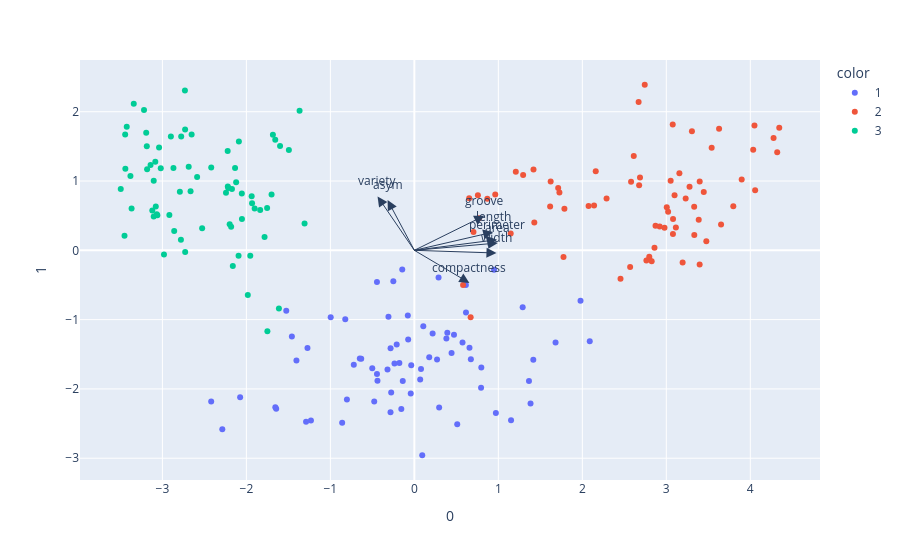

Notebook source saved alongside this figure:
### Code cell
loadings = pca.components_.T * np.sqrt(pca.explained_variance_)

features = data_cols

fig = px.scatter(components, x=0, y=1, color = data['variety'].astype(str)) # try different values of x and y (1 to 10)

for i, feature in enumerate(features):
    fig.add_annotation(
        ax=0, ay=0,
        axref="x", ayref="y",
        x=loadings[i, 0],
        y=loadings[i, 1],
        showarrow=True,
        arrowsize=2,
        arrowhead=2,
        xanchor="right",
        yanchor="top"
    )
    fig.add_annotation(
        x=loadings[i, 0],
        y=loadings[i, 1],
        ax=0, ay=0,
        xanchor="center",
        yanchor="bottom",
        text=feature,
        yshift=5,
    )
fig.show()

### Figure 1 — Plotly figure (JSON) as saved in the notebook; plotly's stock layout.template omitted (floating-point values rounded to 4 significant figures)
{"data": [{"hovertemplate": "color=1<br>0=%{x}<br>1=%{y}<extra></extra>", "legendgroup": "1", "marker": {"color": "#636efa", "symbol": "circle"}, "mode": "markers", "name": "1", "orientation": "v", "showlegend": true, "type": "scatter", "x": [0.5735, 0.2952, -0.1553, -0.2837, 1.383, -0.04319, 0.1063, -0.138, 1.979, 1.681, 0.2884, -0.2759, -0.6493, -0.6327, -0.7212, -0.2366, -0.501, 0.9705, 0.09385, -1.459, -0.3083, -0.2104, 1.151, -1.655, 0.2702, 1.365, -1.273, -1.404, -0.1786, -0.8226, -0.8031, 0.6147, -0.2503, -0.3199, 0.6564, 1.416, 1.29, 2.088, 0.3925, -0.4454, -0.4451, -0.4391, -0.8596, 0.9488, 0.6728, -0.4777, 0.7943, 0.4432, 0.1771, 0.3814, -0.07769, 0.6135, -0.144, -0.07361, 0.2175, 0.4718, -0.03719, 0.5105, 0.7971, -2.074, -2.419, -2.287, -1.645, -0.9961, -1.231, -1.289, 0.06939, -0.283, 0.07924, -1.525], "xaxis": "x", "y": [-1.33, -2.267, -2.291, -2.339, -2.21, -2.067, -1.095, -1.884, -0.7275, -1.329, -0.3909, -2.053, -1.561, -1.565, -1.652, -1.634, -1.703, -2.346, -2.957, -1.244, -0.96, -1.359, -2.452, -2.266, -1.576, -1.884, -1.41, -1.59, -1.627, -0.9957, -2.154, -0.8956, -0.4449, -1.72, -1.405, -1.58, -0.8227, -1.314, -1.191, -0.457, -1.786, -1.884, -2.488, -0.2816, -1.573, -2.181, -1.984, -1.482, -1.542, -1.271, -0.9424, -0.5005, -0.2765, -1.287, -1.199, -1.219, -1.659, -2.511, -1.692, -2.121, -2.181, -2.582, -2.285, -0.9649, -2.456, -2.472, -1.864, -1.412, -1.713, -0.8727], "yaxis": "y"}, {"hovertemplate": "color=2<br>0=%{x}<br>1=%{y}<extra></extra>", "legendgroup": "2", "marker": {"color": "#EF553B", "symbol": "circle"}, "mode": "markers", "name": "2", "orientation": "v", "showlegend": true, "type": "scatter", "x": [2.16, 1.419, 1.727, 3.477, 1.617, 1.208, 1.623, 4.05, 3.076, 1.776, 1.295, 2.677, 3.54, 3.652, 3.446, 2.872, 3.194, 3.305, 4.345, 4.32, 4.058, 3.114, 3.021, 2.687, 2.743, 1.712, 3.397, 3.277, 2.581, 2.978, 1.147, 2.455, 3.231, 3.156, 3.098, 2.859, 3.333, 2.074, 4.035, 2.798, 2.763, 3.052, 3.397, 2.67, 4.277, 3.386, 2.921, 3.332, 3.08, 3.898, 3.628, 2.289, 0.7567, 2.797, 0.6701, 3.006, 2.612, 2.569, 3.798, 1.787, 2.826, 3.079, 0.653, 0.9633, 0.869, 0.5802, 2.14, 0.7699, 0.704, 1.428], "xaxis": "x", "y": [1.141, 1.165, 0.8333, 0.1313, 0.6332, 1.134, 0.9929, 1.802, 1.817, -0.09751, 1.087, 0.94, 1.481, 0.3743, 0.8413, 0.3547, -0.1763, 1.72, 1.769, 1.414, 0.8666, 0.3309, 0.5565, 1.051, 2.389, 0.8992, 0.9914, 0.9191, 0.9894, 0.3273, 0.2422, -0.4116, 0.7472, 1.112, 0.7963, 0.03696, 0.2228, 0.6396, 1.45, -0.1263, -0.1458, 1.002, -0.205, 2.142, 1.622, 0.4401, 0.3451, 0.6289, 0.4523, 1.022, 1.756, 0.749, 0.7942, -0.09203, -0.9658, 0.6205, 1.36, -0.2394, 0.6364, 0.5994, -0.1594, 0.2362, 0.7508, 0.8054, 0.7454, -0.5018, 0.6478, 0.4616, 0.266, 0.4005], "yaxis": "y"}, {"hovertemplate": "color=3<br>0=%{x}<br>1=%{y}<extra></extra>", "legendgroup": "3", "marker": {"color": "#00cc96", "symbol": "circle"}, "mode": "markers", "name": "3", "orientation": "v", "showlegend": true, "type": "scatter", "x": [-1.599, -1.367, -1.494, -2.122, -2.687, -3.219, -2.78, -2.053, -1.753, -3.425, -2.419, -2.732, -2.223, -3.12, -2.792, -3.193, -2.729, -2.73, -2.776, -2.899, -1.7, -2.215, -2.587, -1.937, -3.182, -1.983, -2.135, -2.055, -3.103, -3.06, -3.341, -3.04, -3.079, -3.085, -3.443, -3.103, -3.141, -3.496, -3.019, -1.954, -3.068, -1.932, -2.243, -2.665, -1.684, -2.868, -2.652, -3.367, -3.186, -3.451, -3.381, -2.86, -2.093, -3.441, -2.181, -1.784, -1.902, -1.307, -1.836, -1.613, -2.221, -1.75, -2.981, -2.089, -2.199, -2.162, -2.917, -1.656, -2.527, -2.172], "xaxis": "x", "y": [1.506, 2.014, 1.446, 0.9811, 1.207, 2.025, 0.1511, 0.4529, 0.6092, 1.782, 1.193, 2.308, 1.433, 0.5729, 0.8457, 1.698, -0.02282, 1.743, 1.644, 1.643, 0.8044, 0.8976, 1.059, 0.7818, 1.17, -0.6439, 1.187, 0.8209, 1.003, 0.5059, 2.116, 1.482, 0.6311, 1.277, 1.67, 0.4886, 1.233, 0.8844, 1.186, -0.07957, 0.5217, 0.6788, 0.8314, 0.8533, 1.668, 1.189, 1.671, 0.602, 1.503, 0.2105, 1.074, 0.2803, -0.0774, 1.178, 0.3402, 0.1917, 0.6049, 0.3877, 0.5804, -0.841, 0.922, -1.17, -0.06144, 1.57, 0.3744, -0.2254, 0.5109, 1.597, 0.3177, 0.8836], "yaxis": "y"}], "layout": {"annotations": [{"arrowhead": 2, "arrowsize": 2, "ax": 0, "axref": "x", "ay": 0, "ayref": "y", "showarrow": true, "x": 0.9942, "xanchor": "right", "y": 0.1056, "yanchor": "top"}, {"ax": 0, "ay": 0, "text": "area", "x": 0.9942, "xanchor": "center", "y": 0.1056, "yanchor": "bottom", "yshift": 5}, {"arrowhead": 2, "arrowsize": 2, "ax": 0, "axref": "x", "ay": 0, "ayref": "y", "showarrow": true, "x": 0.9854, "xanchor": "right", "y": 0.1532, "yanchor": "top"}, {"ax": 0, "ay": 0, "text": "perimeter", "x": 0.9854, "xanchor": "center", "y": 0.1532, "yanchor": "bottom", "yshift": 5}, {"arrowhead": 2, "arrowsize": 2, "ax": 0, "axref": "x", "ay": 0, "ayref": "y", "showarrow": true, "x": 0.6552, "xanchor": "right", "y": -0.4698, "yanchor": "top"}, {"ax": 0, "ay": 0, "text": "compactness", "x": 0.6552, "xanchor": "center", "y": -0.4698, "yanchor": "bottom", "yshift": 5}, {"arrowhead": 2, "arrowsize": 2, "ax": 0, "axref": "x", "ay": 0, "ayref": "y", "showarrow": true, "x": 0.9384, "xanchor": "right", "y": 0.263, "yanchor": "top"}, {"ax": 0, "ay": 0, "text": "length", "x": 0.9384, "xanchor": "center", "y": 0.263, "yanchor": "bottom", "yshift": 5}, {"arrowhead": 2, "arrowsize": 2, "ax": 0, "axref": "x", "ay": 0, "ayref": "y", "showarrow": true, "x": 0.9778, "xanchor": "right", "y": -0.03896, "yanchor": "top"}, {"ax": 0, "ay": 0, "text": "width", "x": 0.9778, "xanchor": "center", "y": -0.03896, "yanchor": "bottom", "yshift": 5}, {"arrowhead": 2, "arrowsize": 2, "ax": 0, "axref": "x", "ay": 0, "ayref": "y", "showarrow": true, "x": -0.3188, "xanchor": "right", "y": 0.7257, "yanchor": "top"}, {"ax": 0, "ay": 0, "text": "asym", "x": -0.3188, "xanchor": "center", "y": 0.7257, "yanchor": "bottom", "yshift": 5}, {"arrowhead": 2, "arrowsize": 2, "ax": 0, "axref": "x", "ay": 0, "ayref": "y", "showarrow": true, "x": 0.8325, "xanchor": "right", "y": 0.4988, "yanchor": "top"}, {"ax": 0, "ay": 0, "text": "groove", "x": 0.8325, "xanchor": "center", "y": 0.4988, "yanchor": "bottom", "yshift": 5}, {"arrowhead": 2, "arrowsize": 2, "ax": 0, "axref": "x", "ay": 0, "ayref": "y", "showarrow": true, "x": -0.4381, "xanchor": "right", "y": 0.7775, "yanchor": "top"}, {"ax": 0, "ay": 0, "text": "variety", "x": -0.4381, "xanchor": "center", "y": 0.7775, "yanchor": "bottom", "yshift": 5}], "legend": {"title": {"text": "color"}, "tracegroupgap": 0}, "margin": {"t": 60}, "xaxis": {"anchor": "y", "domain": [0, 1], "title": {"text": "0"}}, "yaxis": {"anchor": "x", "domain": [0, 1], "title": {"text": "1"}}}}
